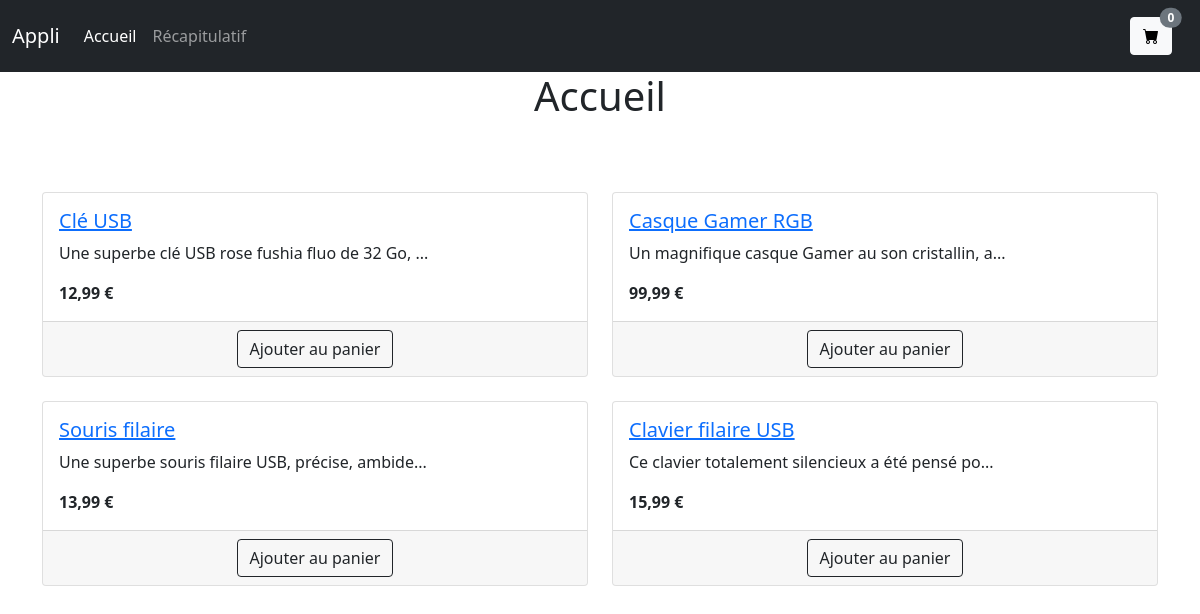
The page / on the database its author committed.
### tables this page shows
CREATE TABLE `product` (
  `id` int(11) NOT NULL,
  `name` varchar(255) NOT NULL,
  `description` text NOT NULL,
  `price` float NOT NULL
);

### db-functions.php (called while the page is built, shortened)
<?php
function connexion() {
    $options = [
        \PDO::ATTR_ERRMODE            => \PDO::ERRMODE_EXCEPTION,
        \PDO::ATTR_DEFAULT_FETCH_MODE => \PDO::FETCH_ASSOC,
        \PDO::MYSQL_ATTR_INIT_COMMAND   => 'SET NAMES utf8',
    ];
    try {
        $bdd = new PDO ('mysql:host=localhost; dbname=store; charset=utf8', 'root', '', $options);
        return $bdd;
    } catch (PDOException $e) {
        throw new PDOException($e->getMessage(), (int)$e->getCode());
    }
}
function findAll() {
    $reponse = connexion()->query("SELECT * FROM product");
	return $reponse -> fetchAll();
}

### index.php (the view, shortened to what this page needs)
<?php
require 'db-functions.php';
$products=findAll();
?>
<!DOCTYPE html>
<html lang="en">
<head>
    <link href="https://cdn.jsdelivr.net/npm/bootstrap@5.1.3/dist/css/bootstrap.min.css" rel="stylesheet"
>
        <link rel="stylesheet" href="https://cdn.jsdelivr.net/npm/bootstrap-icons@1.8.1/font/bootstrap-icons.css">
</head>
<body>
    <nav class="navbar navbar-expand-md navbar-dark bg-dark py-3">
        <div class="container-fluid">
            <a class="navbar-brand" href="#">Appli</a>
            <div class="collapse navbar-collapse" id="navbarSupportedContent">
                <ul class="navbar-nav me-auto">
                    <li class="nav-item">
                        <a class="nav-link active" aria-current="page" href="index.php">Accueil</a>
                    </li>
                    <li class="nav-item">
                        <a class="nav-link" href="recap.php">Récapitulatif</a>
                    </li>
                </ul>
                <ul class="navbar-nav ms-auto me-3">
                    <li class="nav-item">
                        <a type="button" class="btn btn-light position-relative" href="recap.php">
                            <i class="bi bi-cart-fill"></i>
                            <span
                                class="position-absolute top-0 start-100 translate-middle badge rounded-pill bg-secondary">
                                <?php
                                if(isset($_SESSION['products'])) {
                                    echo count($_SESSION['products']);
                                } else {
                                    echo '0';
                                }
                                ?>
                            </span>
                        </a>
                    </li>
                </ul>
            </div>
        </div>
    </nav>
    <div class="container">
        <h1 class="text-center">Accueil</h1>
        <div class="row row-cols-1 row-cols-md-2 g-4 mt-5">
            <?php foreach($products as $res){?>
                <div class="col">
                <div class="card">
                    <div class="card-body">
                        <a href="product.php?produit=<?=$res['id']?>"><h5 class="card-title"><?=$res['name']?></h5></a>
                        <p class="card-text">
                            <?=mb_strimwidth($res['description'], 0, 50, "...");?></p>
                        <p class="card-text fw-bold"><?=number_format($res['price'], 2, ",", "&nbsp;")."&nbsp;€"?></p>
                    </div>
                    <div class="card-footer text-center">
                        <a href="traitement.php?action=addCart&id=<?=$res['id']?>" type="button" class="btn btn-outline-dark">Ajouter au panier</a>
                    </div>
                </div>
            </div>
            <?php } ?>
        </div>
</body>
</html>

### rows shown on the page
product: name "Clé USB", description "Une superbe clé USB rose fushia fluo de 32 Go, ...", price "12,99"
product: name "Casque Gamer RGB", description "Un magnifique casque Gamer au son cristallin, a...", price "99,99"
product: name "Souris filaire", description "Une superbe souris filaire USB, précise, ambide...", price "13,99"
product: name "Clavier filaire USB", description "Ce clavier totalement silencieux a été pensé po...", price "15,99"
